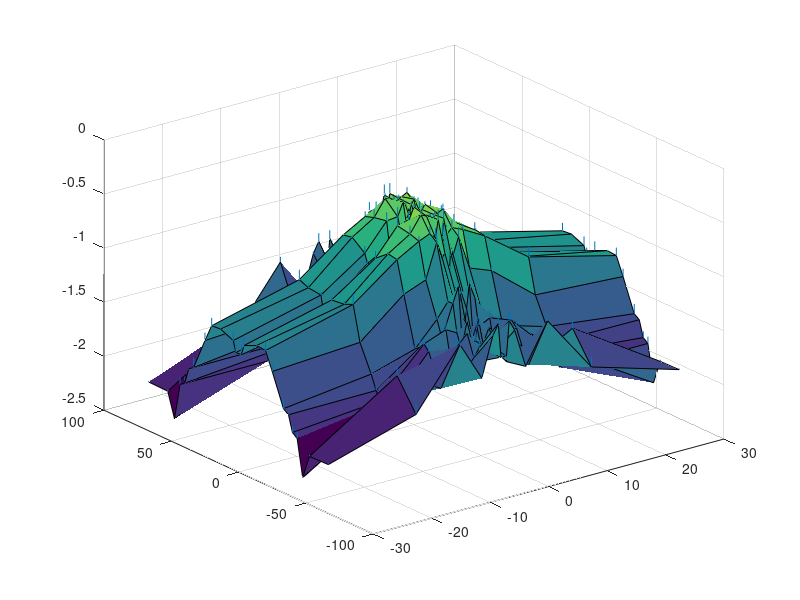

The MATLAB script that drew this image: (Note: this script raises an error after producing the figure.)
clear variables;
close all;

FONT_SIZE = 14;
LABEL_TEMP = 'Temporal Frequency (Hz)';
LABEL_SPATIAL = 'Spatial Frequency (cycles/degree)';
Y_LABEL = 'Contrast Threshold, log(s)';

load("Results/mean_and_std_fig8.mat")

surf(mean_x, mean_y, mean_z);
hold on;
quiver3(std_x, std_y, std_z, std_u, std_v, std_w,'ShowArrowHead','off','AutoScale','off', Color=[0 0 0])
hold off;
set(gca,'FontSize', FONT_SIZE);
xlabel(LABEL_SPATIAL, Position=[0.787845091225336,-116.390349955358,-3.296301053840679], Rotation=16);
ylabel(LABEL_TEMP, Position=[-35.9417723547333,1.926110922446242,-3.273551097084557], Rotation=-27);
zlabel(Y_LABEL, Position=[-35.63231495432023,114.4061437455402,-1.499998932588539]);
zlim([-3, 0])
